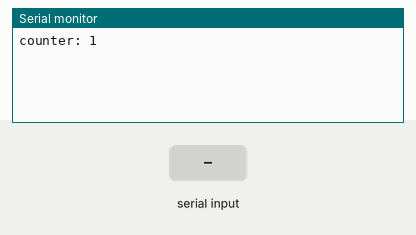
Recording of a sketch running on a simulated Arduino Uno, built with avr-gcc and run on an emulated ATmega328P. Parts: the last lines printed to the serial monitor. The inputs (shaded band) are chosen by the test bench.

Above: at 1.2 s.
1.3 s: "90,45\n" received over Serial
At 1.8 s:
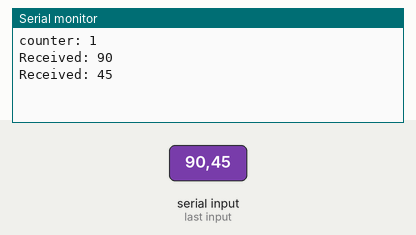
2.8 s: "30,150\n" received over Serial
At 3.6 s:
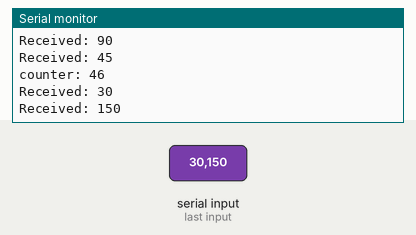
Timing chart, 0 to 5.8 s (numbered marks = the images above; inputs shaded):
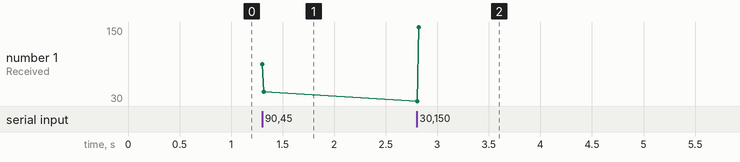

Measured:
- after the input at 1.3 s, the serial monitor: prints a new line at once (image 1)
- after the input at 2.8 s, the serial monitor: prints a new line at once (image 2)
- plotted number 1: 45 → 150 after the input at 2.8 s

The sketch:

test-bluetooth.ino
```cpp
// (licence header left out)
int incomingData=0;
int counter=0;
unsigned long time, intervallo;

void setup()
{
  Serial.begin(9600);
  intervallo = millis();
}

void loop()
{
  time = millis();

  // send data only when you receive data:
  if(Serial.available() > 0)
  {
    incomingData = Serial.parseInt();
    if(incomingData > 0)
    {
      Serial.print("Received: ");
      Serial.println(incomingData);
      counter = incomingData;
    }
  }

  if(time > intervallo+1000)
  {
    counter++;
    Serial.print("counter: ");
    Serial.println(counter);
    intervallo = millis();
  }
}
```
